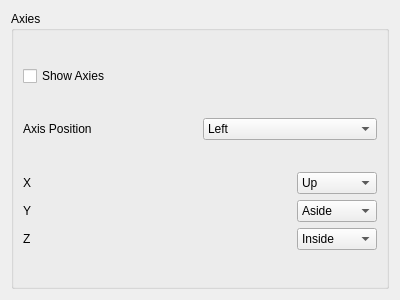
<?xml version="1.0" encoding="UTF-8"?>
<ui version="4.0">
 <class>Form</class>
 <widget class="QWidget" name="Form">
  <property name="geometry">
   <rect>
    <x>0</x>
    <y>0</y>
    <width>400</width>
    <height>300</height>
   </rect>
  </property>
  <property name="windowTitle">
   <string>Form</string>
  </property>
  <layout class="QGridLayout" name="gridLayout">
   <item row="0" column="0">
    <widget class="QGroupBox" name="groupBox_2">
     <property name="title">
      <string>Axies</string>
     </property>
     <layout class="QGridLayout" name="gridLayout_2">
      <item row="0" column="0">
       <layout class="QHBoxLayout" name="horizontalLayout_8">
        <item>
         <widget class="QCheckBox" name="checkBoxAxis">
          <property name="text">
           <string>Show Axies</string>
          </property>
         </widget>
        </item>
       </layout>
      </item>
      <item row="1" column="0">
       <layout class="QHBoxLayout" name="horizontalLayout_4">
        <item>
         <widget class="QLabel" name="label_10">
          <property name="text">
           <string>Axis Position</string>
          </property>
         </widget>
        </item>
        <item>
         <widget class="QComboBox" name="comboBoxAxisPosition">
          <item>
           <property name="text">
            <string>Left</string>
           </property>
          </item>
          <item>
           <property name="text">
            <string>Right</string>
           </property>
          </item>
         </widget>
        </item>
       </layout>
      </item>
      <item row="2" column="0">
       <layout class="QHBoxLayout" name="horizontalLayout_7">
        <item>
         <layout class="QVBoxLayout" name="verticalLayout_3">
          <item>
           <widget class="QLabel" name="label_6">
            <property name="text">
             <string>X</string>
            </property>
           </widget>
          </item>
          <item>
           <widget class="QLabel" name="label_7">
            <property name="text">
             <string>Y</string>
            </property>
           </widget>
          </item>
          <item>
           <widget class="QLabel" name="label_8">
            <property name="text">
             <string>Z</string>
            </property>
           </widget>
          </item>
         </layout>
        </item>
        <item>
         <layout class="QVBoxLayout" name="verticalLayout_4">
          <item>
           <widget class="QComboBox" name="comboBoxX">
            <property name="minimumSize">
             <size>
              <width>80</width>
              <height>0</height>
             </size>
            </property>
            <property name="maximumSize">
             <size>
              <width>80</width>
              <height>16777215</height>
             </size>
            </property>
            <item>
             <property name="text">
              <string>Up</string>
             </property>
            </item>
            <item>
             <property name="text">
              <string>Aside</string>
             </property>
            </item>
            <item>
             <property name="text">
              <string>Inside</string>
             </property>
            </item>
           </widget>
          </item>
          <item>
           <widget class="QComboBox" name="comboBoxY">
            <property name="minimumSize">
             <size>
              <width>80</width>
              <height>0</height>
             </size>
            </property>
            <property name="maximumSize">
             <size>
              <width>80</width>
              <height>16777215</height>
             </size>
            </property>
            <item>
             <property name="text">
              <string>Aside</string>
             </property>
            </item>
            <item>
             <property name="text">
              <string>Inside</string>
             </property>
            </item>
            <item>
             <property name="text">
              <string>Up</string>
             </property>
            </item>
           </widget>
          </item>
          <item>
           <widget class="QComboBox" name="comboBoxZ">
            <property name="minimumSize">
             <size>
              <width>80</width>
              <height>0</height>
             </size>
            </property>
            <property name="maximumSize">
             <size>
              <width>80</width>
              <height>16777215</height>
             </size>
            </property>
            <item>
             <property name="text">
              <string>Inside</string>
             </property>
            </item>
            <item>
             <property name="text">
              <string>Up</string>
             </property>
            </item>
            <item>
             <property name="text">
              <string>Aside</string>
             </property>
            </item>
           </widget>
          </item>
         </layout>
        </item>
       </layout>
      </item>
     </layout>
    </widget>
   </item>
  </layout>
 </widget>
 <resources/>
 <connections/>
</ui>
